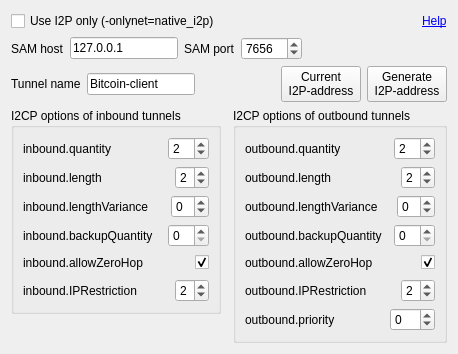
<?xml version="1.0" encoding="UTF-8"?>
<ui version="4.0">
 <class>I2POptionsWidget</class>
 <widget class="QWidget" name="I2POptionsWidget">
  <property name="geometry">
   <rect>
    <x>0</x>
    <y>0</y>
    <width>458</width>
    <height>350</height>
   </rect>
  </property>
  <property name="windowTitle">
   <string>Form</string>
  </property>
  <layout class="QVBoxLayout" name="verticalLayout_5">
   <item>
    <layout class="QHBoxLayout" name="horizontalLayout_15">
     <item>
      <widget class="QCheckBox" name="checkBox">
       <property name="text">
        <string>Use I2P only (-onlynet=native_i2p)</string>
       </property>
      </widget>
     </item>
     <item>
      <spacer name="horizontalSpacer_15">
       <property name="orientation">
        <enum>Qt::Horizontal</enum>
       </property>
       <property name="sizeHint" stdset="0">
        <size>
         <width>40</width>
         <height>20</height>
        </size>
       </property>
      </spacer>
     </item>
     <item>
      <widget class="QLabel" name="label">
       <property name="toolTip">
        <string>http://www.i2p2.i2p/i2cp.html#options</string>
       </property>
       <property name="text">
        <string>&lt;a href=&quot;http://www.i2p2.i2p/i2cp.html#options&quot;&gt;Help&lt;/a&gt;</string>
       </property>
       <property name="textFormat">
        <enum>Qt::RichText</enum>
       </property>
       <property name="openExternalLinks">
        <bool>true</bool>
       </property>
       <property name="textInteractionFlags">
        <set>Qt::TextBrowserInteraction</set>
       </property>
      </widget>
     </item>
    </layout>
   </item>
   <item>
    <layout class="QHBoxLayout" name="horizontalLayout_16">
     <item>
      <widget class="QLabel" name="labelSAMHost">
       <property name="text">
        <string>SAM host</string>
       </property>
      </widget>
     </item>
     <item>
      <widget class="QLineEdit" name="lineEditSAMHost">
       <property name="sizePolicy">
        <sizepolicy hsizetype="Fixed" vsizetype="Fixed">
         <horstretch>0</horstretch>
         <verstretch>0</verstretch>
        </sizepolicy>
       </property>
       <property name="text">
        <string>127.0.0.1</string>
       </property>
      </widget>
     </item>
     <item>
      <widget class="QLabel" name="labelSAMPort">
       <property name="text">
        <string>SAM port</string>
       </property>
      </widget>
     </item>
     <item>
      <widget class="QSpinBox" name="spinBoxSAMPort">
       <property name="minimum">
        <number>1</number>
       </property>
       <property name="maximum">
        <number>65535</number>
       </property>
       <property name="value">
        <number>7656</number>
       </property>
      </widget>
     </item>
     <item>
      <spacer name="horizontalSpacer_17">
       <property name="orientation">
        <enum>Qt::Horizontal</enum>
       </property>
       <property name="sizeHint" stdset="0">
        <size>
         <width>40</width>
         <height>20</height>
        </size>
       </property>
      </spacer>
     </item>
    </layout>
   </item>
   <item>
    <layout class="QHBoxLayout" name="horizontalLayout_17">
     <item>
      <widget class="QLabel" name="labelTunnelName">
       <property name="text">
        <string>Tunnel name</string>
       </property>
      </widget>
     </item>
     <item>
      <widget class="QLineEdit" name="lineEditTunnelName">
       <property name="sizePolicy">
        <sizepolicy hsizetype="Preferred" vsizetype="Fixed">
         <horstretch>0</horstretch>
         <verstretch>0</verstretch>
        </sizepolicy>
       </property>
       <property name="minimumSize">
        <size>
         <width>0</width>
         <height>0</height>
        </size>
       </property>
       <property name="text">
        <string>Bitcoin-client</string>
       </property>
      </widget>
     </item>
     <item>
      <spacer name="horizontalSpacer_18">
       <property name="orientation">
        <enum>Qt::Horizontal</enum>
       </property>
       <property name="sizeHint" stdset="0">
        <size>
         <width>40</width>
         <height>20</height>
        </size>
       </property>
      </spacer>
     </item>
     <item>
      <widget class="QPushButton" name="pushButtonCurrentI2PAddress">
       <property name="text">
        <string>Current
I2P-address</string>
       </property>
      </widget>
     </item>
     <item>
      <widget class="QPushButton" name="pushButtonGenerateI2PAddress">
       <property name="text">
        <string>Generate
I2P-address</string>
       </property>
      </widget>
     </item>
    </layout>
   </item>
   <item>
    <layout class="QHBoxLayout" name="horizontalLayout_14">
     <item>
      <layout class="QVBoxLayout" name="verticalLayout_4">
       <item>
        <widget class="QGroupBox" name="groupBoxInbound">
         <property name="title">
          <string>I2CP options of inbound tunnels</string>
         </property>
         <layout class="QVBoxLayout" name="verticalLayout">
          <item>
           <layout class="QHBoxLayout" name="horizontalLayout">
            <item>
             <widget class="QLabel" name="labelInboundQuantity">
              <property name="text">
               <string>inbound.quantity </string>
              </property>
             </widget>
            </item>
            <item>
             <spacer name="horizontalSpacer">
              <property name="orientation">
               <enum>Qt::Horizontal</enum>
              </property>
              <property name="sizeHint" stdset="0">
               <size>
                <width>40</width>
                <height>20</height>
               </size>
              </property>
             </spacer>
            </item>
            <item>
             <widget class="QSpinBox" name="spinBoxInboundQuantity">
              <property name="minimum">
               <number>1</number>
              </property>
              <property name="maximum">
               <number>16</number>
              </property>
              <property name="value">
               <number>2</number>
              </property>
             </widget>
            </item>
           </layout>
          </item>
          <item>
           <layout class="QHBoxLayout" name="horizontalLayout_2">
            <item>
             <widget class="QLabel" name="labelInboundLength">
              <property name="text">
               <string>inbound.length </string>
              </property>
             </widget>
            </item>
            <item>
             <spacer name="horizontalSpacer_2">
              <property name="orientation">
               <enum>Qt::Horizontal</enum>
              </property>
              <property name="sizeHint" stdset="0">
               <size>
                <width>40</width>
                <height>20</height>
               </size>
              </property>
             </spacer>
            </item>
            <item>
             <widget class="QSpinBox" name="spinBoxInboundLength">
              <property name="minimum">
               <number>0</number>
              </property>
              <property name="maximum">
               <number>7</number>
              </property>
              <property name="value">
               <number>2</number>
              </property>
             </widget>
            </item>
           </layout>
          </item>
          <item>
           <layout class="QHBoxLayout" name="horizontalLayout_3">
            <item>
             <widget class="QLabel" name="labelInboundLengthVariance">
              <property name="text">
               <string>inbound.lengthVariance</string>
              </property>
             </widget>
            </item>
            <item>
             <spacer name="horizontalSpacer_3">
              <property name="orientation">
               <enum>Qt::Horizontal</enum>
              </property>
              <property name="sizeHint" stdset="0">
               <size>
                <width>40</width>
                <height>20</height>
               </size>
              </property>
             </spacer>
            </item>
            <item>
             <widget class="QSpinBox" name="spinBoxInboundLengthVariance">
              <property name="minimum">
               <number>-7</number>
              </property>
              <property name="maximum">
               <number>7</number>
              </property>
             </widget>
            </item>
           </layout>
          </item>
          <item>
           <layout class="QHBoxLayout" name="horizontalLayout_4">
            <item>
             <widget class="QLabel" name="labelInboundBackupQuality">
              <property name="text">
               <string>inbound.backupQuantity </string>
              </property>
             </widget>
            </item>
            <item>
             <spacer name="horizontalSpacer_4">
              <property name="orientation">
               <enum>Qt::Horizontal</enum>
              </property>
              <property name="sizeHint" stdset="0">
               <size>
                <width>40</width>
                <height>20</height>
               </size>
              </property>
             </spacer>
            </item>
            <item>
             <widget class="QSpinBox" name="spinBoxInboundBackupQuality"/>
            </item>
           </layout>
          </item>
          <item>
           <layout class="QHBoxLayout" name="horizontalLayout_5">
            <item>
             <widget class="QLabel" name="labelInboundAllowZeroHop">
              <property name="text">
               <string>inbound.allowZeroHop </string>
              </property>
             </widget>
            </item>
            <item>
             <spacer name="horizontalSpacer_5">
              <property name="orientation">
               <enum>Qt::Horizontal</enum>
              </property>
              <property name="sizeHint" stdset="0">
               <size>
                <width>40</width>
                <height>20</height>
               </size>
              </property>
             </spacer>
            </item>
            <item>
             <widget class="QCheckBox" name="checkBoxInboundAllowZeroHop">
              <property name="checked">
               <bool>true</bool>
              </property>
             </widget>
            </item>
           </layout>
          </item>
          <item>
           <layout class="QHBoxLayout" name="horizontalLayout_6">
            <item>
             <widget class="QLabel" name="labelInboundIPRestriction">
              <property name="text">
               <string>inbound.IPRestriction</string>
              </property>
             </widget>
            </item>
            <item>
             <spacer name="horizontalSpacer_6">
              <property name="orientation">
               <enum>Qt::Horizontal</enum>
              </property>
              <property name="sizeHint" stdset="0">
               <size>
                <width>40</width>
                <height>20</height>
               </size>
              </property>
             </spacer>
            </item>
            <item>
             <widget class="QSpinBox" name="spinBoxInboundIPRestriction">
              <property name="maximum">
               <number>4</number>
              </property>
              <property name="value">
               <number>2</number>
              </property>
             </widget>
            </item>
           </layout>
          </item>
         </layout>
        </widget>
       </item>
       <item>
        <spacer name="verticalSpacer">
         <property name="orientation">
          <enum>Qt::Vertical</enum>
         </property>
         <property name="sizeHint" stdset="0">
          <size>
           <width>20</width>
           <height>40</height>
          </size>
         </property>
        </spacer>
       </item>
      </layout>
     </item>
     <item>
      <spacer name="horizontalSpacer_14">
       <property name="orientation">
        <enum>Qt::Horizontal</enum>
       </property>
       <property name="sizeHint" stdset="0">
        <size>
         <width>40</width>
         <height>20</height>
        </size>
       </property>
      </spacer>
     </item>
     <item>
      <layout class="QVBoxLayout" name="verticalLayout_3">
       <item>
        <widget class="QGroupBox" name="groupBoxOutbound">
         <property name="title">
          <string>I2CP options of outbound tunnels</string>
         </property>
         <layout class="QVBoxLayout" name="verticalLayout_2">
          <item>
           <layout class="QHBoxLayout" name="horizontalLayout_7">
            <item>
             <widget class="QLabel" name="labelOutboundQuantity">
              <property name="text">
               <string>outbound.quantity </string>
              </property>
             </widget>
            </item>
            <item>
             <spacer name="horizontalSpacer_7">
              <property name="orientation">
               <enum>Qt::Horizontal</enum>
              </property>
              <property name="sizeHint" stdset="0">
               <size>
                <width>40</width>
                <height>20</height>
               </size>
              </property>
             </spacer>
            </item>
            <item>
             <widget class="QSpinBox" name="spinBoxOutboundQuantity">
              <property name="minimum">
               <number>1</number>
              </property>
              <property name="value">
               <number>2</number>
              </property>
             </widget>
            </item>
           </layout>
          </item>
          <item>
           <layout class="QHBoxLayout" name="horizontalLayout_8">
            <item>
             <widget class="QLabel" name="labelOutboundLength">
              <property name="text">
               <string>outbound.length </string>
              </property>
             </widget>
            </item>
            <item>
             <spacer name="horizontalSpacer_8">
              <property name="orientation">
               <enum>Qt::Horizontal</enum>
              </property>
              <property name="sizeHint" stdset="0">
               <size>
                <width>40</width>
                <height>20</height>
               </size>
              </property>
             </spacer>
            </item>
            <item>
             <widget class="QSpinBox" name="spinBoxOutboundLength">
              <property name="maximum">
               <number>7</number>
              </property>
              <property name="value">
               <number>2</number>
              </property>
             </widget>
            </item>
           </layout>
          </item>
          <item>
           <layout class="QHBoxLayout" name="horizontalLayout_9">
            <item>
             <widget class="QLabel" name="labelOutboundLengthVariance">
              <property name="text">
               <string>outbound.lengthVariance</string>
              </property>
             </widget>
            </item>
            <item>
             <spacer name="horizontalSpacer_9">
              <property name="orientation">
               <enum>Qt::Horizontal</enum>
              </property>
              <property name="sizeHint" stdset="0">
               <size>
                <width>40</width>
                <height>20</height>
               </size>
              </property>
             </spacer>
            </item>
            <item>
             <widget class="QSpinBox" name="spinBoxOutboundLengthVariance">
              <property name="minimum">
               <number>-7</number>
              </property>
              <property name="maximum">
               <number>7</number>
              </property>
             </widget>
            </item>
           </layout>
          </item>
          <item>
           <layout class="QHBoxLayout" name="horizontalLayout_10">
            <item>
             <widget class="QLabel" name="labelOutboundBackupQuantity">
              <property name="text">
               <string>outbound.backupQuantity</string>
              </property>
             </widget>
            </item>
            <item>
             <spacer name="horizontalSpacer_10">
              <property name="orientation">
               <enum>Qt::Horizontal</enum>
              </property>
              <property name="sizeHint" stdset="0">
               <size>
                <width>40</width>
                <height>20</height>
               </size>
              </property>
             </spacer>
            </item>
            <item>
             <widget class="QSpinBox" name="spinBoxOutboundBackupQuantity"/>
            </item>
           </layout>
          </item>
          <item>
           <layout class="QHBoxLayout" name="horizontalLayout_11">
            <item>
             <widget class="QLabel" name="labelAllowZeroHop">
              <property name="text">
               <string>outbound.allowZeroHop </string>
              </property>
             </widget>
            </item>
            <item>
             <spacer name="horizontalSpacer_11">
              <property name="orientation">
               <enum>Qt::Horizontal</enum>
              </property>
              <property name="sizeHint" stdset="0">
               <size>
                <width>40</width>
                <height>20</height>
               </size>
              </property>
             </spacer>
            </item>
            <item>
             <widget class="QCheckBox" name="checkBoxAllowZeroHop">
              <property name="checked">
               <bool>true</bool>
              </property>
             </widget>
            </item>
           </layout>
          </item>
          <item>
           <layout class="QHBoxLayout" name="horizontalLayout_12">
            <item>
             <widget class="QLabel" name="labelOutboundIPRestriction">
              <property name="text">
               <string>outbound.IPRestriction</string>
              </property>
             </widget>
            </item>
            <item>
             <spacer name="horizontalSpacer_12">
              <property name="orientation">
               <enum>Qt::Horizontal</enum>
              </property>
              <property name="sizeHint" stdset="0">
               <size>
                <width>40</width>
                <height>20</height>
               </size>
              </property>
             </spacer>
            </item>
            <item>
             <widget class="QSpinBox" name="spinBoxOutboundIPRestriction">
              <property name="maximum">
               <number>4</number>
              </property>
              <property name="value">
               <number>2</number>
              </property>
             </widget>
            </item>
           </layout>
          </item>
          <item>
           <layout class="QHBoxLayout" name="horizontalLayout_13">
            <item>
             <widget class="QLabel" name="labelOutboundPriority">
              <property name="text">
               <string>outbound.priority</string>
              </property>
             </widget>
            </item>
            <item>
             <spacer name="horizontalSpacer_13">
              <property name="orientation">
               <enum>Qt::Horizontal</enum>
              </property>
              <property name="sizeHint" stdset="0">
               <size>
                <width>40</width>
                <height>20</height>
               </size>
              </property>
             </spacer>
            </item>
            <item>
             <widget class="QSpinBox" name="spinBoxOutboundPriority">
              <property name="minimum">
               <number>-25</number>
              </property>
              <property name="maximum">
               <number>25</number>
              </property>
             </widget>
            </item>
           </layout>
          </item>
         </layout>
        </widget>
       </item>
       <item>
        <spacer name="verticalSpacer_2">
         <property name="orientation">
          <enum>Qt::Vertical</enum>
         </property>
         <property name="sizeHint" stdset="0">
          <size>
           <width>20</width>
           <height>40</height>
          </size>
         </property>
        </spacer>
       </item>
      </layout>
     </item>
    </layout>
   </item>
  </layout>
 </widget>
 <tabstops>
  <tabstop>checkBox</tabstop>
  <tabstop>lineEditSAMHost</tabstop>
  <tabstop>spinBoxSAMPort</tabstop>
  <tabstop>lineEditTunnelName</tabstop>
  <tabstop>pushButtonCurrentI2PAddress</tabstop>
  <tabstop>pushButtonGenerateI2PAddress</tabstop>
  <tabstop>spinBoxInboundQuantity</tabstop>
  <tabstop>spinBoxInboundLength</tabstop>
  <tabstop>spinBoxInboundLengthVariance</tabstop>
  <tabstop>spinBoxInboundBackupQuality</tabstop>
  <tabstop>checkBoxInboundAllowZeroHop</tabstop>
  <tabstop>spinBoxInboundIPRestriction</tabstop>
  <tabstop>spinBoxOutboundQuantity</tabstop>
  <tabstop>spinBoxOutboundLength</tabstop>
  <tabstop>spinBoxOutboundLengthVariance</tabstop>
  <tabstop>spinBoxOutboundBackupQuantity</tabstop>
  <tabstop>checkBoxAllowZeroHop</tabstop>
  <tabstop>spinBoxOutboundIPRestriction</tabstop>
  <tabstop>spinBoxOutboundPriority</tabstop>
 </tabstops>
 <resources/>
 <connections/>
</ui>
